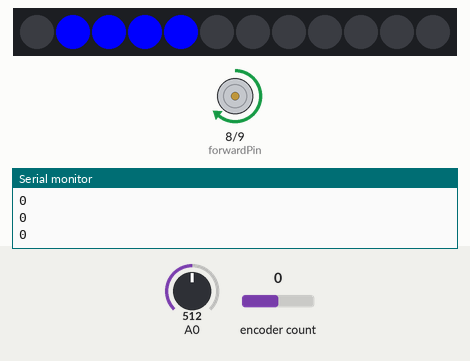
Simulated run of this sketch. Board: Arduino Uno, built with avr-gcc and run on an emulated ATmega328P. Shown: 12 RGB LEDs in strip order, left to right, motor-driver pin pairs drawn as motors (green arrow = first pin HIGH = forward, orange = second pin HIGH = backward, longer = more drive, scaled by the enable pin), the last lines printed to the serial monitor. Inputs (shaded band) come from the test bench; at power-on: A0 = 512, encoder count 0.

Above: at 1.2 s.
1.3 s: A0 set to 309
3.6 s: A0 set to 288
At 4.1 s:
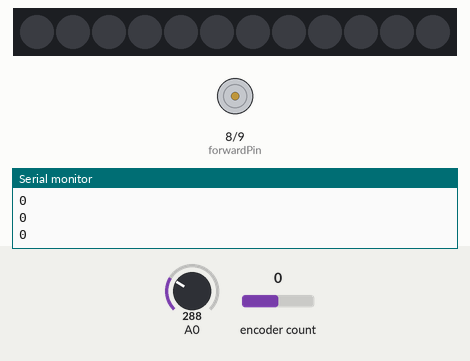
5.2 s: encoder count set to 1
At 6.1 s:
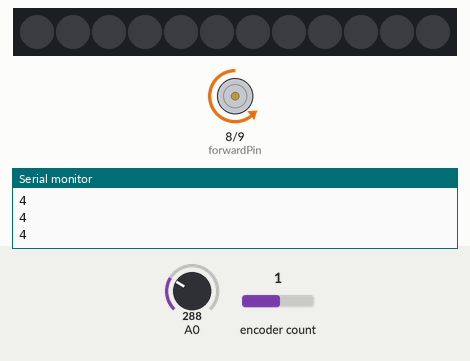
6.7 s: encoder count set to 0
At 7.2 s:
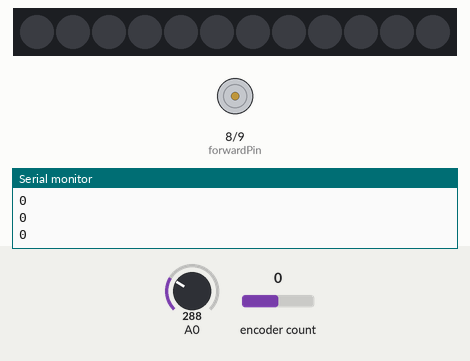
8.2 s: encoder count set to -1
At 9.4 s:
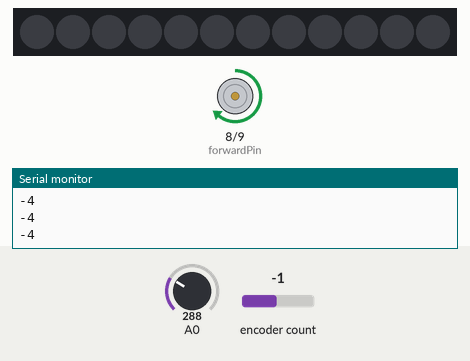
9.7 s: A0 set to 306
At 9.86 s:
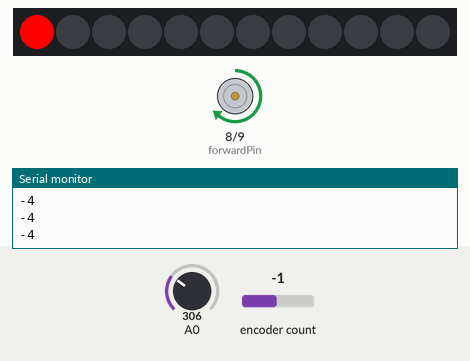
Timing chart, 0 to 12.7 s (numbered marks = the images above; inputs shaded):
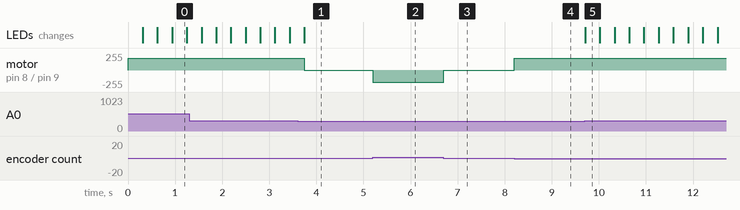

Measured:
- the behaviour switches between 301 and 300 on A0 (found by bisection; images 0 and 1)
- after the input at 3.6 s, motor on pin 8 (forwardPin) / pin 9 (backwardPin): forward 180/255 → stopped after 0.14 s
- after the input at 5.2 s, motor on pin 8 (forwardPin) / pin 9 (backwardPin): stopped → backward 180/255 at once
- after the input at 6.7 s, motor on pin 8 (forwardPin) / pin 9 (backwardPin): backward 180/255 → stopped at once
- after the input at 8.2 s, motor on pin 8 (forwardPin) / pin 9 (backwardPin): stopped → forward 180/255 at once
- after the input at 9.7 s, the LEDs: change at once (image 5)

The sketch:

idea-hat.ino
```cpp
#include <Encoder.h>
#include <Adafruit_NeoPixel.h>


#define tach1 2
#define tach2 3
#define forwardPin 8
#define backwardPin 9
#define pwmPin 6

#define PIN      10
#define N_LEDS 12

Adafruit_NeoPixel strip = Adafruit_NeoPixel(N_LEDS, PIN, NEO_GRB + NEO_KHZ800);
Encoder myEnc(tach1, tach2);


int motorSpeed = 180;

void setup() {
motorAttach();
strip.begin();
}


void loop() {

  int sensor = analogRead(A0);
  if (sensor > 300) {
   motorWrite(150);
   chase(strip.Color(255, 0, 0));
   chase(strip.Color(0, 255, 0));
   chase(strip.Color(0, 0, 255));
 }
  else {
    motorWrite(0);
  }


}
```

functions.ino
```cpp
long oldPosition  = -999;
long newPosition = 0;

int readMotor(){
  long newPosition = myEnc.read();
  if (newPosition != oldPosition) {
    oldPosition = newPosition;
    return newPosition;
  }
}


void motorAttach(){
  pinMode(forwardPin, OUTPUT);
  pinMode(backwardPin, OUTPUT);
  pinMode(pwmPin, OUTPUT);
  Serial.begin(9600);
}

void motorWrite(int value) {
  analogWrite(pwmPin, motorSpeed);
  Serial.println( readMotor() );

  if (readMotor() < value) {

  digitalWrite(forwardPin, HIGH);
  digitalWrite(backwardPin, LOW);
  }
  else if (readMotor() > value) {

  digitalWrite(forwardPin, LOW);
  digitalWrite(backwardPin, HIGH);
  }
  else {
   digitalWrite(forwardPin, LOW);
  digitalWrite(backwardPin, LOW);
  }
}

static void chase(uint32_t c) {
  for(uint16_t i=0; i<strip.numPixels()+4; i++) {
      strip.setPixelColor(i  , c); // Draw new pixel
      strip.setPixelColor(i-4, 0); // Erase pixel a few steps back
      strip.show();
      motorWrite(150);
      delay(25);
  }
}
```
